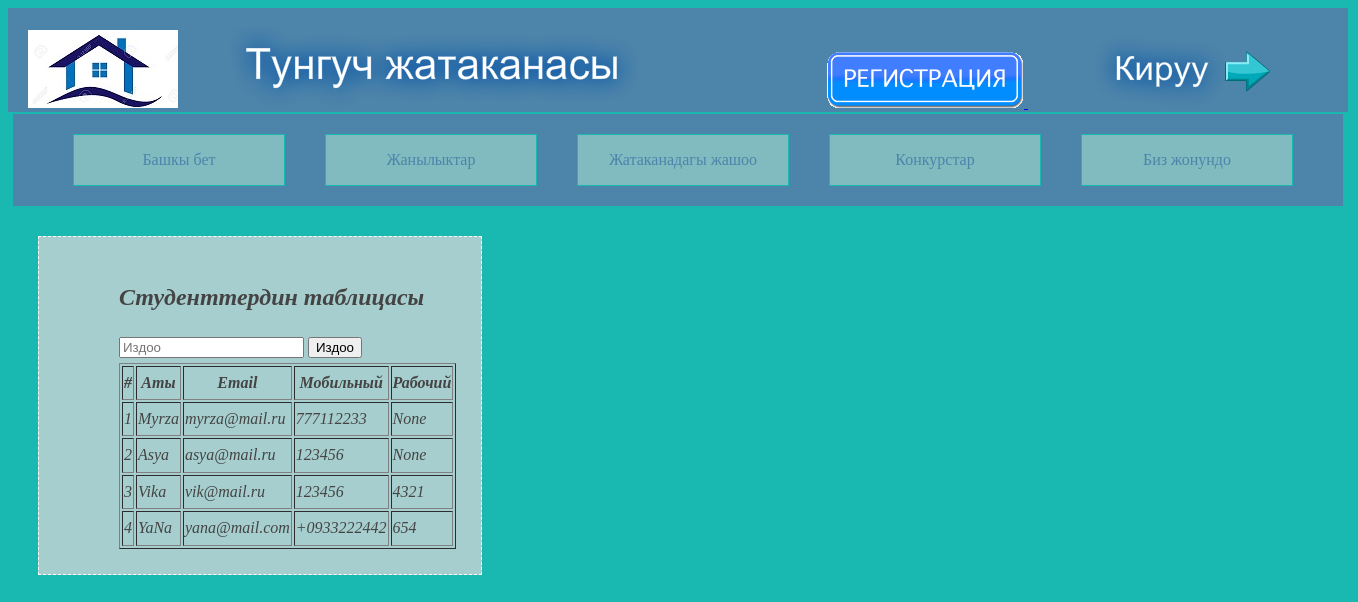
Page /news/ on the committed database.
### mysite/models.py (models this page shows, shortened)
class Contact(models.Model):
    name = models.CharField(max_length=255, verbose_name=u"Имя")
    email = models.EmailField(null=True, blank=True)
    mobile = models.CharField(max_length=255, verbose_name=u"Мобильный номер", null=True, blank=True)
    work = models.CharField(max_length=255, verbose_name=u"Рабочий номер", null=True, blank=True)

### mysite/views.py (the view)
# urls.py: url(r'^news/$', NewsView.as_view()),
class NewsView(TemplateView):
    template_name = "news.html"
    def get_context_data(self, **kwargs):
        keyword = self.request.GET.get("keyword")
        contacts = Contact.objects.all()
        if keyword:
            contacts = Contact.objects.filter(name__contains=keyword)
        context = {
            'contacts': contacts
        }
        return context

### mysite/templates/news.html (shortened to what this page needs)
{% extends 'base.html' %}
{% block body %}
<!Doctype html>
<html>
<head>
</head>
<body>
	<div id="logos"><img src="../static/images/logo.jpg" alt="tunguch_logo"><img src="../static/images/logo2.png" alt="tunguch_logo2">
		<div id="sign">
            <a href="{% url 'register' %}"><img src="../static/images/logo4.png" alt="tunguch_logo3">
		</a>
		<a href="{% url 'login' %}"><img src="../static/images/logo3.png" alt="tunguch_logo3">
		</a>
	</div>
	</div>
	<div id="category">
		<a href="/">
		<div class="category-icons">
			Башкы бет
		</div>
	</a>
		<a href="/news">
		<div class="category-icons">
			Жанылыктар
		</div>
	</a>
		<a href="/life">
		<div class="category-icons">
			Жатаканадагы жашоо
		</div>
	</a>
	<a href="/kurs">
		<div class="category-icons">
			Конкурстар
		</div>
	</a>
	<a href="/about">
		<div class="category-icons">
			Биз жонундо
		</div>
	</a>
	</div>
	<div id="home-page">
	<h2>Студенттердин таблицасы</h2>
    <form>
        <input type="text" required name="keyword" placeholder="Издоо">
        <input type="submit" value="Издоо">
    </form>
        <div>
        <table border="1">
            <tr>
                <th>#</th>
                <th>Аты</th>
                <th>Email</th>
                <th>Мобильный</th>
                <th>Рабочий</th>
            </tr>
        {% if contacts %}
            {% for contact in contacts %}
                <tr>
                <td>{{forloop.counter}}</td>
                <td>{{ contact.name }}</td>
                <td>{{ contact.email }}</td>
                <td>{{ contact.mobile }}</td>
                <td>{{ contact.work }}</td>
                </tr>
            {% endfor %}
        {% else %}
        <tr>
            <td colspan="6">Студент табылган жок</td>
        </tr>
        {% endif %}
        </table>
        </div>
    </div>
	</body>
</html>
{% endblock %}

### mysite/templates/base.html (shortened to what this page needs)
{% load staticfiles %}
<!DOCTYPE html>
<html lang="en">
<head>
    <link href="{% static 'css/Main.css' %}" rel="stylesheet">
</head>
<body>
{% block body %}
{% endblock %}
</body>
</html>

### mysite/static/css/Main.css (style rules this page uses)
body { background-color: #19B8B1; background-repeat: no-repeat; }
#logos { background-color: #4C84AA; width:1300px; padding: 20px 20px 0px 20px; float: top; }
#category { width:1290px; color:white; padding: 20px 20px 20px 20px; background-color:#4C84AA; margin-left:5px; margin-top:2px; text-align: left; line-height: 2.5; float: left; }
#sign { float:right; }
.category-icons { color: #4C84AA; border:1px solid #19B8B1; background-color: #81BBC0; width:200px; padding: 5px; margin-left: 40px; text-align: center; float:left; }
#home-page { line-height: 1.9em; font-style: italic; font-family: Georgia, "Times New Roman", Times, serif; color: #444444; border: 1px dashed white; background-color: #a7cece; padding: 25px; padding-left: 80px; margin: 30px; float: left; }

### rows in the picture
Contact: name "Myrza", email "myrza@mail.ru", mobile "777112233", work "None"
Contact: name "Asya", email "asya@mail.ru", mobile "123456", work "None"
Contact: name "Vika", email "vik@mail.ru", mobile "123456", work "4321"
Contact: name "YaNa", email "yana@mail.com", mobile "+0933222442", work "654"
